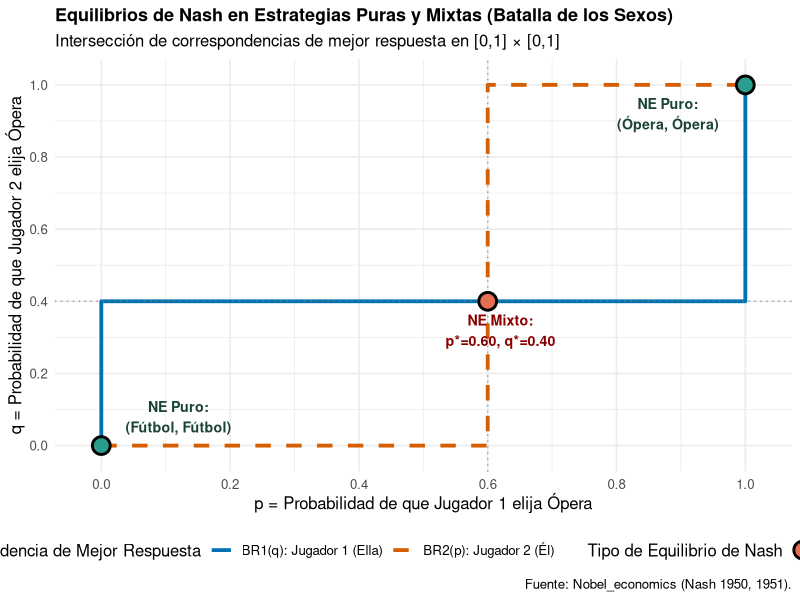
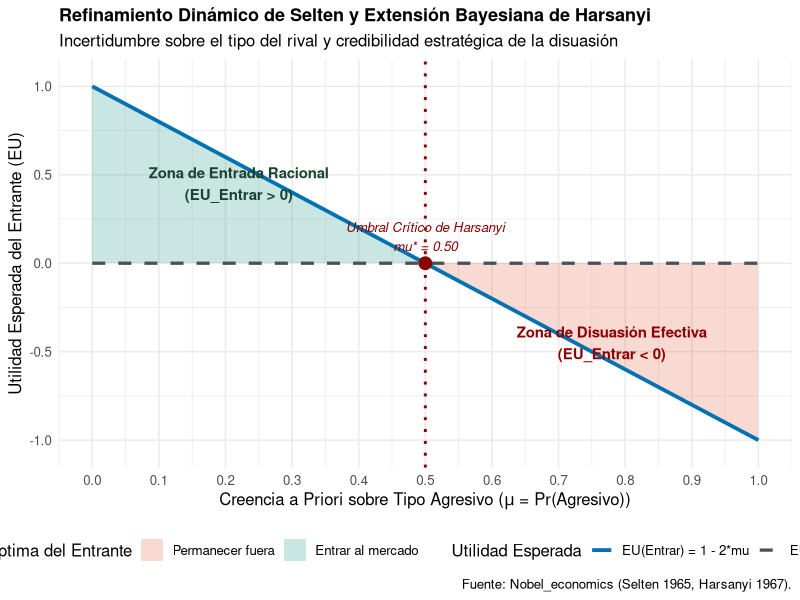

The R source for these figures, in order:
## ---- chunk 1
library(ggplot2)
library(dplyr)
library(tidyr)
library(tibble)

# Semilla para reproducibilidad estricta
set.seed(19941011)
## ---- chunk 2
q_star <- 2 / 5
p_star <- 3 / 5
eps <- 1e-4

# Correspondencia de mejor respuesta Jugador 1: p*(q)
br1_df <- data.frame(
  q = c(0, q_star - eps, q_star, q_star, q_star + eps, 1),
  p = c(0, 0,             0,      1,      1,            1),
  jugador = "Jugador 1: BR1(q)"
)

# Correspondencia de mejor respuesta Jugador 2: q*(p)
br2_df <- data.frame(
  p = c(0, p_star - eps, p_star, p_star, p_star + eps, 1),
  q = c(0, 0,             0,      1,      1,            1),
  jugador = "Jugador 2: BR2(p)"
)

eq_puntos <- data.frame(
  p = c(0, 1, p_star),
  q = c(0, 1, q_star),
  tipo = c("Puro", "Puro", "Mixto"),
  etiqueta = c("Eq. Puro (F, F)", "Eq. Puro (O, O)", "Eq. Mixto (p*=0.6, q*=0.4)")
)

print(eq_puntos)
## ---- chunk 3
p_nash <- ggplot() +
  geom_line(data = br1_df, aes(x = p, y = q, color = "BR1(q): Jugador 1 (Ella)"), linewidth = 1.3) +
  geom_line(data = br2_df, aes(x = p, y = q, color = "BR2(p): Jugador 2 (Él)"), linewidth = 1.3, linetype = "dashed") +
  geom_vline(xintercept = p_star, linetype = "dotted", color = "gray50", alpha = 0.7) +
  geom_hline(yintercept = q_star, linetype = "dotted", color = "gray50", alpha = 0.7) +
  geom_point(data = eq_puntos, aes(x = p, y = q, fill = tipo), size = 5, shape = 21, stroke = 1.5, color = "black") +
  annotate("text", x = 0.12, y = 0.08, label = "NE Puro:\n(Fútbol, Fútbol)", fontface = "bold", size = 3.6, color = "#1b4332") +
  annotate("text", x = 0.88, y = 0.92, label = "NE Puro:\n(Ópera, Ópera)", fontface = "bold", size = 3.6, color = "#1b4332") +
  annotate("text", x = 0.62, y = 0.32, label = "NE Mixto:\np*=0.60, q*=0.40", fontface = "bold", size = 3.6, color = "#8b0000") +
  scale_color_manual(
    name = "Correspondencia de Mejor Respuesta",
    values = c("BR1(q): Jugador 1 (Ella)" = "#0072B2", "BR2(p): Jugador 2 (Él)" = "#D55E00")
  ) +
  scale_fill_manual(
    name = "Tipo de Equilibrio de Nash",
    values = c("Puro" = "#2a9d8f", "Mixto" = "#e76f51")
  ) +
  scale_x_continuous(breaks = seq(0, 1, 0.2), limits = c(-0.02, 1.02)) +
  scale_y_continuous(breaks = seq(0, 1, 0.2), limits = c(-0.02, 1.02)) +
  labs(
    title = "Equilibrios de Nash en Estrategias Puras y Mixtas (Batalla de los Sexos)",
    subtitle = "Intersección de correspondencias de mejor respuesta en [0,1] × [0,1]",
    x = "p = Probabilidad de que Jugador 1 elija Ópera",
    y = "q = Probabilidad de que Jugador 2 elija Ópera",
    caption = "Fuente: Nobel_economics (Nash 1950, 1951)."
  ) +
  theme_minimal(base_size = 12) +
  theme(
    plot.title = element_text(face = "bold", size = 13, hjust = 0),
    legend.position = "bottom"
  )

p_nash
## ---- chunk 4
mu_seq <- seq(0, 1, length.out = 300)
eu_entrar <- 1 - 2 * mu_seq
eu_fuera <- rep(0, length(mu_seq))

df_bayes <- data.frame(
  mu = mu_seq,
  eu_entrar = eu_entrar,
  eu_fuera = eu_fuera
)

p_bayes <- ggplot(df_bayes, aes(x = mu)) +
  geom_ribbon(aes(ymin = pmin(eu_entrar, 0), ymax = pmax(eu_entrar, 0), fill = eu_entrar > 0), alpha = 0.25) +
  geom_line(aes(y = eu_entrar, color = "EU(Entrar) = 1 - 2*mu"), linewidth = 1.3) +
  geom_line(aes(y = eu_fuera, color = "EU(Quedarse Fuera) = 0"), linewidth = 1.1, linetype = "dashed") +
  geom_vline(xintercept = 0.50, linetype = "dotted", color = "#8b0000", linewidth = 1) +
  annotate("point", x = 0.50, y = 0, color = "#8b0000", size = 4) +
  annotate("text", x = 0.22, y = 0.45, label = "Zona de Entrada Racional\n(EU_Entrar > 0)", color = "#1b4332", fontface = "bold", size = 3.8) +
  annotate("text", x = 0.78, y = -0.45, label = "Zona de Disuasión Efectiva\n(EU_Entrar < 0)", color = "#8b0000", fontface = "bold", size = 3.8) +
  annotate("text", x = 0.50, y = 0.15, label = "Umbral Crítico de Harsanyi\nmu* = 0.50", color = "#8b0000", fontface = "italic", size = 3.4) +
  scale_fill_manual(
    name = "Decisión Óptima del Entrante",
    values = c("TRUE" = "#2a9d8f", "FALSE" = "#e76f51"),
    labels = c("TRUE" = "Entrar al mercado", "FALSE" = "Permanecer fuera")
  ) +
  scale_color_manual(
    name = "Utilidad Esperada",
    values = c("EU(Entrar) = 1 - 2*mu" = "#0072B2", "EU(Quedarse Fuera) = 0" = "#495057")
  ) +
  scale_x_continuous(breaks = seq(0, 1, 0.1), limits = c(0, 1)) +
  scale_y_continuous(breaks = seq(-1, 1, 0.5), limits = c(-1.05, 1.05)) +
  labs(
    title = "Refinamiento Dinámico de Selten y Extensión Bayesiana de Harsanyi",
    subtitle = "Incertidumbre sobre el tipo del rival y credibilidad estratégica de la disuasión",
    x = expression(paste("Creencia a Priori sobre Tipo Agresivo (", mu, " = Pr(Agresivo))")),
    y = "Utilidad Esperada del Entrante (EU)",
    caption = "Fuente: Nobel_economics (Selten 1965, Harsanyi 1967)."
  ) +
  theme_minimal(base_size = 12) +
  theme(
    plot.title = element_text(face = "bold", size = 13, hjust = 0),
    legend.position = "bottom"
  )

p_bayes
## ---- chunk 5
tab_res <- read.csv("salidas/tab_resultados_juegos_1994.csv", encoding = "UTF-8")
knitr::kable(tab_res, caption = "Tabla 1: Comparación de conceptos de equilibrio en teoría de juegos no cooperativos (1994).")
